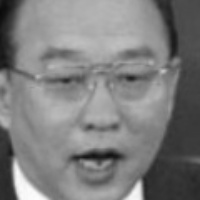
#> input picture FaceRecognition/pictures/otherpeople/166977597816.jpg, 200 x 200 px, given as the content of the folder E:/picturecollect/rawotherpeople, which was not available
$ python pick_face.py
#> lines starting #> are read from the running program, lines starting #| are printed output that depends on the picture; pictures that were not available may be replaced by others from this repository, and a replacement may not be noted
### FaceRecognition/faceRecognition/read_img.py
import os
import cv2


#根据输入的文件夹绝对路径，将该文件夹下的所有指定suffix的文件读取存入一个list,该list的第一个元素是该文件夹的名字
def readAllImg(path,*suffix):
#> called with path = 'E:\\picturecollect\\rawotherpeople'
    try:

        s = os.listdir(path)
        resultArray = []
        fileName = os.path.basename(path)
        resultArray.append(fileName)

        for i in s:
            if endwith(i, suffix):
                document = os.path.join(path, i)
                img = cv2.imread(document)
#> img is the input picture: shape (200, 200, 3); min 10, max 252, mean 125.4
                resultArray.append(img)


    except IOError:
        print("Error")

    else:
        print("读取成功")
        return resultArray

#输入一个字符串一个标签，对这个字符串的后续和标签进行匹配
def endwith(s,*endstring):
   resultArray = map(s.endswith,endstring)
   if True in resultArray:
       return True
   else:
       return False

# [4 lines that do not run on import are left out]
  # [4 lines of commented-out code are left out]

### FaceRecognition/faceRecognition/pick_face.py
import os
import cv2
import time
from read_img import readAllImg

#从源路径中读取所有图片放入一个list，然后逐一进行检查，把其中的脸扣下来，存储到目标路径中
def readPicSaveFace(sourcePath,objectPath,*suffix):
    try:
        #读取照片,注意第一个元素是文件名
        resultArray=readAllImg(sourcePath,*suffix)
#> resultArray = 2 items

        #对list中图片逐一进行检查,找出其中的人脸然后写到目标文件夹下

        count = 1
        face_cascade = cv2.CascadeClassifier('C:\\Users\\Lenovo\\AppData\\Local\\Programs\\Python\\Python39\\Lib\\site-packages\\cv2\\data\\haarcascade_frontalface_alt.xml')
        for i in resultArray:
            if type(i) != str:

              gray = cv2.cvtColor(i, cv2.COLOR_BGR2GRAY)
              faces = face_cascade.detectMultiScale(gray, 1.3, 5)
              for (x, y, w, h) in faces:

                listStr = [str(int(time.time())), str(count)]  #以时间戳和读取的排序作为文件名称
                fileName = ''.join(listStr)

                f = cv2.resize(gray[y:(y + h), x:(x + w)], (200, 200))
                cv2.imwrite(objectPath+os.sep+'%s.jpg' % fileName, f)
                count += 1
#> this loop made 2 passes
#> faces on pass 2: [[22, 19, 159, 159]]
#> i on pass 1: 'E:\\picturecollect\\rawotherpeople'
#> pass 2, in readPicSaveFace, `cv2.imwrite(objectPath+os.sep+'%s.jpg' % fileName, f)`:
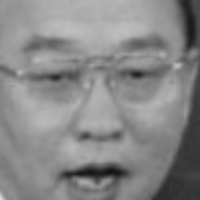
#> saved as 17952078881.jpg: shape (200, 200); min 18, max 225, mean 135.6
#> after the loop, count = 2


    except IOError:
        print("Error")

    else:
        print('Already read '+str(count-1)+' Faces to Destination '+objectPath)
#| Already read 1 Faces to Destination ..\pictures\otherpeople

if __name__ == '__main__':
     readPicSaveFace('E:\\picturecollect\\rawotherpeople','..\\pictures\\otherpeople','.jpg','.JPG','png','PNG')

$ run again, on FaceRecognition/pictures/otherpeople/166977597960.jpg
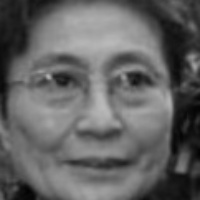
#> input picture FaceRecognition/pictures/otherpeople/166977597960.jpg, 200 x 200 px, given as the content of the folder E:/picturecollect/rawotherpeople, which was not available
#> in readAllImg, img is the input picture: shape (200, 200, 3); min 2, max 186, mean 99.1
#> resultArray = 2 items
#> the loop in readPicSaveFace, `for i in resultArray:` made 2 passes
#> faces on pass 2: [[20, 14, 163, 163]]
#> pass 2, in readPicSaveFace, `cv2.imwrite(objectPath+os.sep+'%s.jpg' % fileName, f)`:
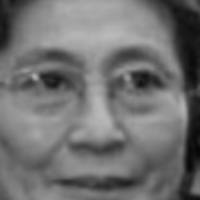
#> saved as 17952078881.jpg: shape (200, 200); min 5, max 186, mean 113
#> after the loop in readPicSaveFace, `for i in resultArray:`: count = 2
#| Already read 1 Faces to Destination ..\pictures\otherpeople
